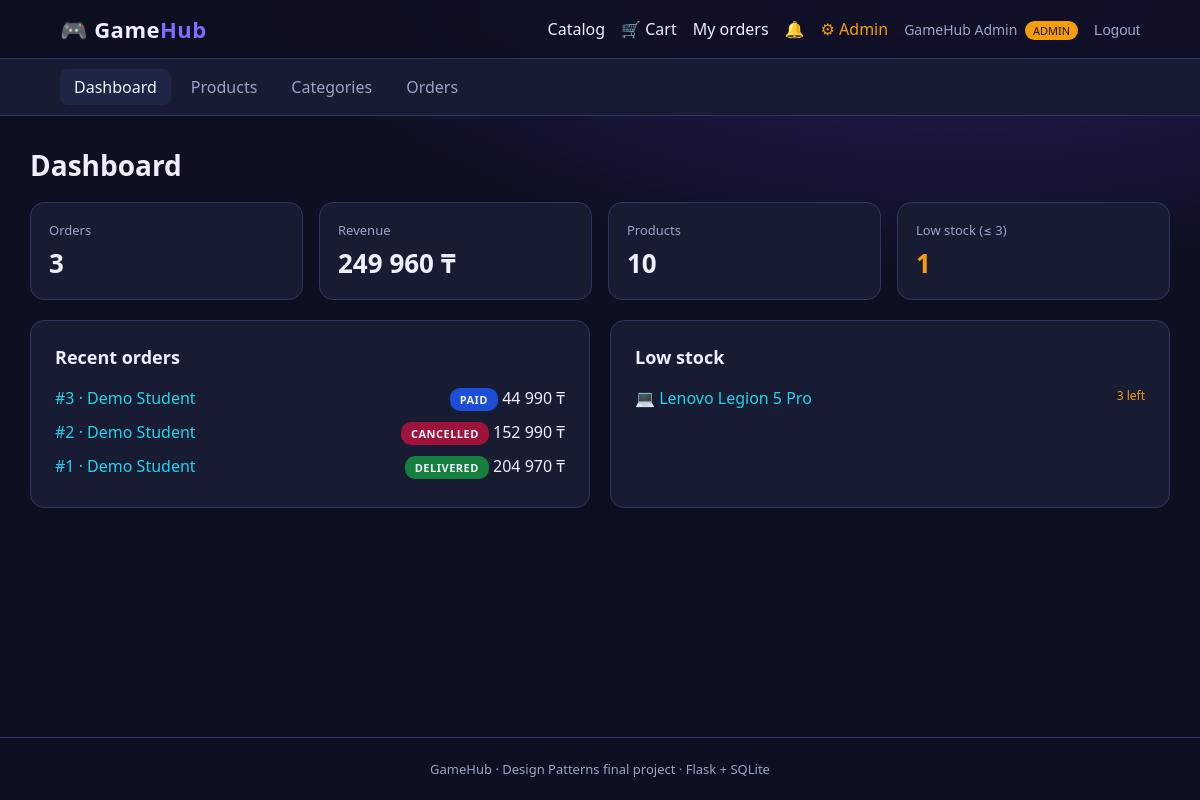
Page /admin/ (signed in) on the committed database.
### tables this page shows
CREATE TABLE users (
    id            INTEGER PRIMARY KEY AUTOINCREMENT,
    username      TEXT    NOT NULL UNIQUE,
    password_hash TEXT    NOT NULL,
    full_name     TEXT    NOT NULL,
    role          TEXT    NOT NULL DEFAULT 'customer' CHECK (role IN ('admin', 'customer')),
    created_at    TEXT    NOT NULL DEFAULT (datetime('now'))
);

CREATE TABLE orders (
    id              INTEGER PRIMARY KEY AUTOINCREMENT,
    user_id         INTEGER NOT NULL REFERENCES users(id) ON DELETE RESTRICT,
    status          TEXT    NOT NULL DEFAULT 'NEW'
                    CHECK (status IN ('NEW', 'PAID', 'SHIPPED', 'DELIVERED', 'CANCELLED')),
    delivery_method TEXT    NOT NULL,
    delivery_cost   REAL    NOT NULL DEFAULT 0,
    subtotal        REAL    NOT NULL,
    total           REAL    NOT NULL,
    address         TEXT    NOT NULL DEFAULT '',
    created_at      TEXT    NOT NULL DEFAULT (datetime('now'))
);

CREATE TABLE products (
    id          INTEGER PRIMARY KEY AUTOINCREMENT,
    category_id INTEGER NOT NULL REFERENCES categories(id) ON DELETE RESTRICT,
    name        TEXT    NOT NULL,
    description TEXT    NOT NULL DEFAULT '',
    price       REAL    NOT NULL CHECK (price >= 0),
    stock       INTEGER NOT NULL DEFAULT 0 CHECK (stock >= 0),
    icon        TEXT    NOT NULL DEFAULT '🎮'
);

### controllers/admin_controller.py (the view)
@admin_bp.route("/")
@admin_required
def dashboard():
    products = catalog.search()
    return render_template(
        "admin/dashboard.html",
        stats=order_service().stats(),
        product_count=len(products),
        low_stock=[p for p in products if p.stock <= 3],
        recent=order_service().get_all()[:5],
    )

### controllers/helpers.py (called while the page is built)
def current_user():
    user_id = session.get("user_id")
    return UserRepository().get(user_id) if user_id else None

def admin_required(view):
    @wraps(view)
    def wrapper(*args, **kwargs):
        user = current_user()
        if user is None:
            return redirect(url_for("auth.login", next=request.path))
        if not user.is_admin:
            abort(403, description="Only administrators can open this page.")
        return view(*args, **kwargs)
    return wrapper

def order_service():
    return current_app.extensions["gamehub"]["order_service"]

### models/entities.py (called while the page is built)
    @property
    def is_admin(self) -> bool:
        return self.role == "admin"

### patterns/singleton_database.py (called while the page is built)
    def __new__(cls, db_path=None):
        if cls._instance is None:
            with cls._lock:
                if cls._instance is None:
                    instance = super().__new__(cls)
                    instance.db_path = str(db_path or BASE_DIR / "gamehub.db")
                    cls._instance = instance
        return cls._instance

    def connect(self) -> sqlite3.Connection:
        conn = sqlite3.connect(self.db_path)
        conn.row_factory = sqlite3.Row
        conn.execute("PRAGMA foreign_keys = ON")
        return conn

    @contextmanager
    def transaction(self):
        conn = self.connect()
        try:
            yield conn
            conn.commit()
        except Exception:
            conn.rollback()
            raise
        finally:
            conn.close()

### repositories/repositories.py (called while the page is built)
    @property
    def db(self) -> Database:
        return self._db or Database()

    @staticmethod
    def _to_model(row):
        return User(row["id"], row["username"], row["full_name"], row["role"], row["password_hash"])

    def get(self, user_id):
        with self.db.transaction() as conn:
            row = conn.execute("SELECT * FROM users WHERE id = ?", (user_id,)).fetchone()
        return self._to_model(row) if row else None

    @staticmethod
    def _to_model(row):
        return Product(row["id"], row["category_id"], row["name"], row["description"],
                       row["price"], row["stock"], row["icon"], row["category_name"])

    @staticmethod
    def _to_model(row):
        return Order(row["id"], row["user_id"], row["status"], row["delivery_method"],
                     row["delivery_cost"], row["subtotal"], row["total"], row["address"],
                     row["created_at"], row["customer_name"])

### services/catalog_service.py (called while the page is built)
    def search(self, text="", category_id=None, sort="new"):
        return self.products.search(text.strip(), category_id, sort)

### templates/admin/dashboard.html (shortened to what this page needs)
{% extends "base.html" %}
{% block content %}
<h1>Dashboard</h1>
<div class="stats">
    <div class="stat"><span>Orders</span><b>{{ stats.orders }}</b></div>
    <div class="stat"><span>Revenue</span><b>{{ stats.revenue|money }}</b></div>
    <div class="stat"><span>Products</span><b>{{ product_count }}</b></div>
    <div class="stat warn"><span>Low stock (≤ 3)</span><b>{{ low_stock|length }}</b></div>
</div>
<div class="two-col">
    <section class="panel">
        <h2>Recent orders</h2>
        {% for o in recent %}
            <div class="line"><a href="{{ url_for('orders.detail', order_id=o.id) }}">#{{ o.id }} · {{ o.customer_name }}</a>
                <span><span class="status {{ o.status|lower }}">{{ o.status }}</span> {{ o.total|money }}</span></div>
        {% else %}<p class="muted">No orders yet.</p>{% endfor %}
    </section>
    <section class="panel">
        <h2>Low stock</h2>
        {% for p in low_stock %}
            <div class="line"><a href="{{ url_for('admin.edit_product', product_id=p.id) }}">{{ p.icon }} {{ p.name }}</a><span class="stock low">{{ p.stock }} left</span></div>
        {% else %}<p class="muted">All products are well stocked.</p>{% endfor %}
    </section>
</div>
{% endblock %}

### templates/base.html (shortened to what this page needs)
<!DOCTYPE html>
<html lang="en">
<head>
    <link rel="stylesheet" href="{{ url_for('static', filename='style.css') }}">
</head>
<body>
<header class="topbar">
    <a class="logo" href="{{ url_for('shop.catalog') }}">🎮 Game<span>Hub</span></a>
    <nav>
        <a href="{{ url_for('shop.catalog') }}">Catalog</a>
        <a href="{{ url_for('shop.view_cart') }}" class="pill-link">🛒 Cart{% if cart_count %} <span class="count">{{ cart_count }}</span>{% endif %}</a>
        {% if user %}
            <a href="{{ url_for('orders.my_orders') }}">My orders</a>
            <a href="{{ url_for('orders.inbox') }}" class="pill-link">🔔{% if unread %} <span class="count hot">{{ unread }}</span>{% endif %}</a>
            {% if user.is_admin %}<a href="{{ url_for('admin.dashboard') }}" class="admin-link">⚙ Admin</a>{% endif %}
            <span class="user">{{ user.full_name }} <span class="role {{ user.role }}">{{ user.role }}</span></span>
            <form method="POST" action="{{ url_for('auth.logout') }}" class="inline">
                <button class="link-btn">Logout</button>
            </form>
        {% else %}
            <a href="{{ url_for('auth.login') }}">Login</a>
            <a href="{{ url_for('auth.register') }}" class="btn small">Sign up</a>
        {% endif %}
    </nav>
</header>
{% if user and user.is_admin and request.blueprint == 'admin' %}
<div class="subnav">
    <a href="{{ url_for('admin.dashboard') }}" class="{{ 'on' if request.endpoint == 'admin.dashboard' }}">Dashboard</a>
    <a href="{{ url_for('admin.products') }}" class="{{ 'on' if 'product' in request.endpoint }}">Products</a>
    <a href="{{ url_for('admin.categories') }}" class="{{ 'on' if 'categor' in request.endpoint }}">Categories</a>
    <a href="{{ url_for('admin.orders') }}" class="{{ 'on' if 'order' in request.endpoint }}">Orders</a>
</div>
{% endif %}
<main class="container">
    {% block content %}{% endblock %}
</main>
<footer>GameHub · Design Patterns final project · Flask + SQLite</footer>
</body>
</html>

### static/style.css (style rules this page uses)
:root { --bg: #0d1020; --surface: #171c33; --surface-2: #1f2645; --border: #2d3660; --text: #eef0ff; --muted: #9aa3c7; --accent: #7c6cff; --accent-2: #22d3ee; --success: #22c55e; --warning: #f59e0b; --danger: #ef4461; --radius: 14px; }
* { box-sizing: border-box; }
body { margin: 0; font-family: "Segoe UI", Inter, Arial, sans-serif; background: radial-gradient(1200px 600px at 80% -10%, #2a1f6b 0%, transparent 60%), var(--bg); color: var(--text); min-height: 100vh; display: flex; flex-direction: column; }
a { color: var(--accent-2); text-decoration: none; }
h1 { font-size: 28px; margin: 0 0 18px; }
h2 { font-size: 18px; margin: 0 0 12px; }
.topbar { position: sticky; top: 0; z-index: 10; display: flex; justify-content: space-between; align-items: center; flex-wrap: wrap; gap: 12px; padding: 14px 5%; background: rgba(13, 16, 32, 0.85); backdrop-filter: blur(8px); border-bottom: 1px solid var(--border); }
.logo { font-size: 22px; font-weight: 800; color: var(--text); letter-spacing: .5px; }
.logo span { color: var(--accent); }
nav { display: flex; align-items: center; gap: 16px; flex-wrap: wrap; }
nav a { color: var(--text); }
.admin-link { color: var(--warning) !important; }
.user { color: var(--muted); font-size: 14px; }
.role { font-size: 11px; padding: 2px 8px; border-radius: 10px; margin-left: 4px; text-transform: uppercase; }
.role.admin { background: var(--warning); color: #1a1200; }
.link-btn { background: none; border: none; color: var(--muted); cursor: pointer; font-size: 15px; padding: 0; }
.subnav { display: flex; gap: 6px; padding: 10px 5%; background: var(--surface); border-bottom: 1px solid var(--border); }
.subnav a { padding: 7px 14px; border-radius: 8px; color: var(--muted); }
.subnav a.on, .subnav a:hover { background: var(--surface-2); color: var(--text); text-decoration: none; }
.container { width: 100%; max-width: 1180px; margin: 30px auto; padding: 0 20px; flex: 1; }
footer { text-align: center; color: var(--muted); font-size: 13px; padding: 22px; border-top: 1px solid var(--border); }
.panel { background: var(--surface); border: 1px solid var(--border); border-radius: var(--radius); padding: 24px; }
.two-col { display: grid; grid-template-columns: 1fr 1fr; gap: 20px; margin-top: 20px; }
.inline { display: inline; }
form { margin: 0; }
.stock { font-size: 12px; color: var(--success); }
.stock.low { color: var(--warning); }
.status { font-size: 11px; font-weight: 700; padding: 4px 10px; border-radius: 10px; letter-spacing: .5px; vertical-align: middle; }
.status.paid { background: #1d4ed8; }
.status.delivered { background: #15803d; }
.status.cancelled { background: #9f1239; }
.line { display: flex; justify-content: space-between; gap: 12px; padding: 6px 0; }
.stats { display: grid; grid-template-columns: repeat(4, 1fr); gap: 16px; }
.stat { background: var(--surface); border: 1px solid var(--border); border-radius: var(--radius); padding: 18px; display: grid; gap: 6px; }
.stat span { color: var(--muted); font-size: 13px; }
.stat b { font-size: 26px; }
.stat.warn b { color: var(--warning); }

### rows in the picture
users: full_name "GameHub Admin", role "ADMIN"
orders: id "3", customer_name "Demo Student", status "PAID", total "44 990 ₸"
orders: id "2", customer_name "Demo Student", status "CANCELLED", total "152 990 ₸"
orders: id "1", customer_name "Demo Student", status "DELIVERED", total "204 970 ₸"
products: icon "💻", name "Lenovo Legion 5 Pro", stock "3"

### other values in the picture
{{ stats.orders }} "3"
{{ stats.revenue|money }} "249 960 ₸"
{{ product_count }} "10"
{{ low_stock|length }} "1"
